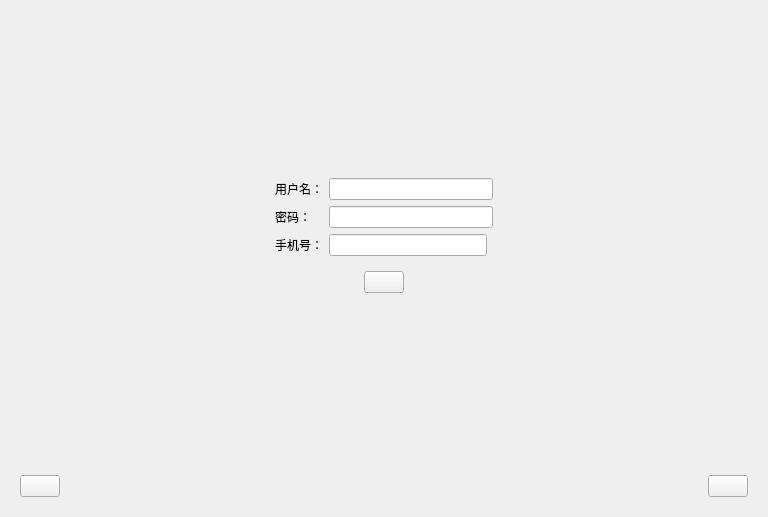
<?xml version="1.0" encoding="UTF-8"?>
<ui version="4.0">
 <class>login</class>
 <widget class="QDialog" name="login">
  <property name="geometry">
   <rect>
    <x>0</x>
    <y>0</y>
    <width>768</width>
    <height>517</height>
   </rect>
  </property>
  <property name="windowTitle">
   <string>Dialog</string>
  </property>
  <layout class="QVBoxLayout" name="verticalLayout_2">
   <item>
    <widget class="QStackedWidget" name="stackedWidget">
     <property name="currentIndex">
      <number>1</number>
     </property>
     <widget class="QWidget" name="page">
      <layout class="QVBoxLayout" name="verticalLayout">
       <item>
        <spacer name="verticalSpacer">
         <property name="orientation">
          <enum>Qt::Vertical</enum>
         </property>
         <property name="sizeType">
          <enum>QSizePolicy::Fixed</enum>
         </property>
         <property name="sizeHint" stdset="0">
          <size>
           <width>20</width>
           <height>140</height>
          </size>
         </property>
        </spacer>
       </item>
       <item>
        <widget class="QWidget" name="widget_3" native="true">
         <layout class="QHBoxLayout" name="horizontalLayout_2">
          <item>
           <spacer name="horizontalSpacer_3">
            <property name="orientation">
             <enum>Qt::Horizontal</enum>
            </property>
            <property name="sizeHint" stdset="0">
             <size>
              <width>40</width>
              <height>20</height>
             </size>
            </property>
           </spacer>
          </item>
          <item>
           <widget class="QWidget" name="widget" native="true">
            <layout class="QGridLayout" name="gridLayout">
             <item row="0" column="0">
              <widget class="QLabel" name="label">
               <property name="text">
                <string>用户名：</string>
               </property>
              </widget>
             </item>
             <item row="0" column="1" colspan="2">
              <widget class="QLineEdit" name="userName"/>
             </item>
             <item row="1" column="0">
              <widget class="QLabel" name="label_2">
               <property name="text">
                <string>密码：</string>
               </property>
              </widget>
             </item>
             <item row="1" column="1" colspan="2">
              <widget class="QLineEdit" name="password"/>
             </item>
             <item row="2" column="0" colspan="2">
              <widget class="QCheckBox" name="savePwd">
               <property name="text">
                <string>记住密码</string>
               </property>
              </widget>
             </item>
             <item row="2" column="2">
              <widget class="QPushButton" name="regUser">
               <property name="text">
                <string>没有账号，马上注册</string>
               </property>
              </widget>
             </item>
             <item row="3" column="0" colspan="3">
              <widget class="QWidget" name="widget_2" native="true">
               <layout class="QHBoxLayout" name="horizontalLayout">
                <item>
                 <spacer name="horizontalSpacer">
                  <property name="orientation">
                   <enum>Qt::Horizontal</enum>
                  </property>
                  <property name="sizeHint" stdset="0">
                   <size>
                    <width>54</width>
                    <height>20</height>
                   </size>
                  </property>
                 </spacer>
                </item>
                <item>
                 <widget class="QPushButton" name="loginBtn">
                  <property name="text">
                   <string/>
                  </property>
                 </widget>
                </item>
                <item>
                 <spacer name="horizontalSpacer_2">
                  <property name="orientation">
                   <enum>Qt::Horizontal</enum>
                  </property>
                  <property name="sizeHint" stdset="0">
                   <size>
                    <width>54</width>
                    <height>20</height>
                   </size>
                  </property>
                 </spacer>
                </item>
               </layout>
              </widget>
             </item>
            </layout>
           </widget>
          </item>
          <item>
           <spacer name="horizontalSpacer_4">
            <property name="orientation">
             <enum>Qt::Horizontal</enum>
            </property>
            <property name="sizeHint" stdset="0">
             <size>
              <width>220</width>
              <height>20</height>
             </size>
            </property>
           </spacer>
          </item>
         </layout>
        </widget>
       </item>
       <item>
        <spacer name="verticalSpacer_2">
         <property name="orientation">
          <enum>Qt::Vertical</enum>
         </property>
         <property name="sizeHint" stdset="0">
          <size>
           <width>20</width>
           <height>120</height>
          </size>
         </property>
        </spacer>
       </item>
      </layout>
     </widget>
     <widget class="QWidget" name="page_2">
      <layout class="QVBoxLayout" name="verticalLayout_3">
       <item>
        <spacer name="verticalSpacer_4">
         <property name="orientation">
          <enum>Qt::Vertical</enum>
         </property>
         <property name="sizeType">
          <enum>QSizePolicy::Fixed</enum>
         </property>
         <property name="sizeHint" stdset="0">
          <size>
           <width>20</width>
           <height>140</height>
          </size>
         </property>
        </spacer>
       </item>
       <item>
        <widget class="QWidget" name="widget_5" native="true">
         <layout class="QHBoxLayout" name="horizontalLayout_4">
          <item>
           <spacer name="horizontalSpacer_6">
            <property name="orientation">
             <enum>Qt::Horizontal</enum>
            </property>
            <property name="sizeHint" stdset="0">
             <size>
              <width>40</width>
              <height>20</height>
             </size>
            </property>
           </spacer>
          </item>
          <item>
           <widget class="QWidget" name="widget_6" native="true">
            <layout class="QGridLayout" name="gridLayout_2">
             <item row="0" column="1" colspan="2">
              <widget class="QLineEdit" name="regUserName"/>
             </item>
             <item row="0" column="0">
              <widget class="QLabel" name="label_3">
               <property name="text">
                <string>用户名：</string>
               </property>
              </widget>
             </item>
             <item row="3" column="0" colspan="3">
              <widget class="QWidget" name="widget_7" native="true">
               <layout class="QHBoxLayout" name="horizontalLayout_5">
                <item>
                 <spacer name="horizontalSpacer_7">
                  <property name="orientation">
                   <enum>Qt::Horizontal</enum>
                  </property>
                  <property name="sizeHint" stdset="0">
                   <size>
                    <width>54</width>
                    <height>20</height>
                   </size>
                  </property>
                 </spacer>
                </item>
                <item>
                 <widget class="QPushButton" name="registerBtn">
                  <property name="text">
                   <string/>
                  </property>
                 </widget>
                </item>
                <item>
                 <spacer name="horizontalSpacer_8">
                  <property name="orientation">
                   <enum>Qt::Horizontal</enum>
                  </property>
                  <property name="sizeHint" stdset="0">
                   <size>
                    <width>54</width>
                    <height>20</height>
                   </size>
                  </property>
                 </spacer>
                </item>
               </layout>
              </widget>
             </item>
             <item row="1" column="0">
              <widget class="QLabel" name="label_4">
               <property name="text">
                <string>密码：</string>
               </property>
              </widget>
             </item>
             <item row="1" column="1" colspan="2">
              <widget class="QLineEdit" name="regPassword"/>
             </item>
             <item row="2" column="0">
              <widget class="QLabel" name="label_7">
               <property name="text">
                <string>手机号：</string>
               </property>
              </widget>
             </item>
             <item row="2" column="1">
              <widget class="QLineEdit" name="phone"/>
             </item>
            </layout>
           </widget>
          </item>
          <item>
           <spacer name="horizontalSpacer_9">
            <property name="orientation">
             <enum>Qt::Horizontal</enum>
            </property>
            <property name="sizeHint" stdset="0">
             <size>
              <width>220</width>
              <height>20</height>
             </size>
            </property>
           </spacer>
          </item>
         </layout>
        </widget>
       </item>
       <item>
        <spacer name="verticalSpacer_3">
         <property name="orientation">
          <enum>Qt::Vertical</enum>
         </property>
         <property name="sizeHint" stdset="0">
          <size>
           <width>20</width>
           <height>124</height>
          </size>
         </property>
        </spacer>
       </item>
      </layout>
     </widget>
     <widget class="QWidget" name="page_3">
      <layout class="QVBoxLayout" name="verticalLayout_4">
       <item>
        <spacer name="verticalSpacer_6">
         <property name="orientation">
          <enum>Qt::Vertical</enum>
         </property>
         <property name="sizeType">
          <enum>QSizePolicy::Fixed</enum>
         </property>
         <property name="sizeHint" stdset="0">
          <size>
           <width>20</width>
           <height>140</height>
          </size>
         </property>
        </spacer>
       </item>
       <item>
        <widget class="QWidget" name="widget_8" native="true">
         <layout class="QHBoxLayout" name="horizontalLayout_6">
          <item>
           <spacer name="horizontalSpacer_10">
            <property name="orientation">
             <enum>Qt::Horizontal</enum>
            </property>
            <property name="sizeHint" stdset="0">
             <size>
              <width>40</width>
              <height>20</height>
             </size>
            </property>
           </spacer>
          </item>
          <item>
           <widget class="QWidget" name="widget_9" native="true">
            <layout class="QGridLayout" name="gridLayout_3">
             <item row="1" column="1" colspan="2">
              <widget class="QLineEdit" name="port"/>
             </item>
             <item row="2" column="0" colspan="3">
              <widget class="QWidget" name="widget_10" native="true">
               <layout class="QHBoxLayout" name="horizontalLayout_7">
                <item>
                 <spacer name="horizontalSpacer_11">
                  <property name="orientation">
                   <enum>Qt::Horizontal</enum>
                  </property>
                  <property name="sizeHint" stdset="0">
                   <size>
                    <width>54</width>
                    <height>20</height>
                   </size>
                  </property>
                 </spacer>
                </item>
                <item>
                 <widget class="QPushButton" name="netOkBtn">
                  <property name="text">
                   <string/>
                  </property>
                 </widget>
                </item>
                <item>
                 <spacer name="horizontalSpacer_12">
                  <property name="orientation">
                   <enum>Qt::Horizontal</enum>
                  </property>
                  <property name="sizeHint" stdset="0">
                   <size>
                    <width>54</width>
                    <height>20</height>
                   </size>
                  </property>
                 </spacer>
                </item>
               </layout>
              </widget>
             </item>
             <item row="0" column="0">
              <widget class="QLabel" name="label_5">
               <property name="text">
                <string>IP地址：</string>
               </property>
              </widget>
             </item>
             <item row="0" column="1" colspan="2">
              <widget class="QLineEdit" name="ipAddr"/>
             </item>
             <item row="1" column="0">
              <widget class="QLabel" name="label_6">
               <property name="text">
                <string>端口号：</string>
               </property>
              </widget>
             </item>
            </layout>
           </widget>
          </item>
          <item>
           <spacer name="horizontalSpacer_13">
            <property name="orientation">
             <enum>Qt::Horizontal</enum>
            </property>
            <property name="sizeHint" stdset="0">
             <size>
              <width>220</width>
              <height>20</height>
             </size>
            </property>
           </spacer>
          </item>
         </layout>
        </widget>
       </item>
       <item>
        <spacer name="verticalSpacer_5">
         <property name="orientation">
          <enum>Qt::Vertical</enum>
         </property>
         <property name="sizeHint" stdset="0">
          <size>
           <width>20</width>
           <height>137</height>
          </size>
         </property>
        </spacer>
       </item>
      </layout>
     </widget>
    </widget>
   </item>
   <item>
    <widget class="QWidget" name="widget_4" native="true">
     <layout class="QHBoxLayout" name="horizontalLayout_3">
      <item>
       <widget class="QPushButton" name="homeBtn">
        <property name="text">
         <string/>
        </property>
       </widget>
      </item>
      <item>
       <spacer name="horizontalSpacer_5">
        <property name="orientation">
         <enum>Qt::Horizontal</enum>
        </property>
        <property name="sizeHint" stdset="0">
         <size>
          <width>531</width>
          <height>20</height>
         </size>
        </property>
       </spacer>
      </item>
      <item>
       <widget class="QPushButton" name="netSetBtn">
        <property name="text">
         <string/>
        </property>
       </widget>
      </item>
     </layout>
    </widget>
   </item>
  </layout>
 </widget>
 <resources/>
 <connections/>
</ui>
